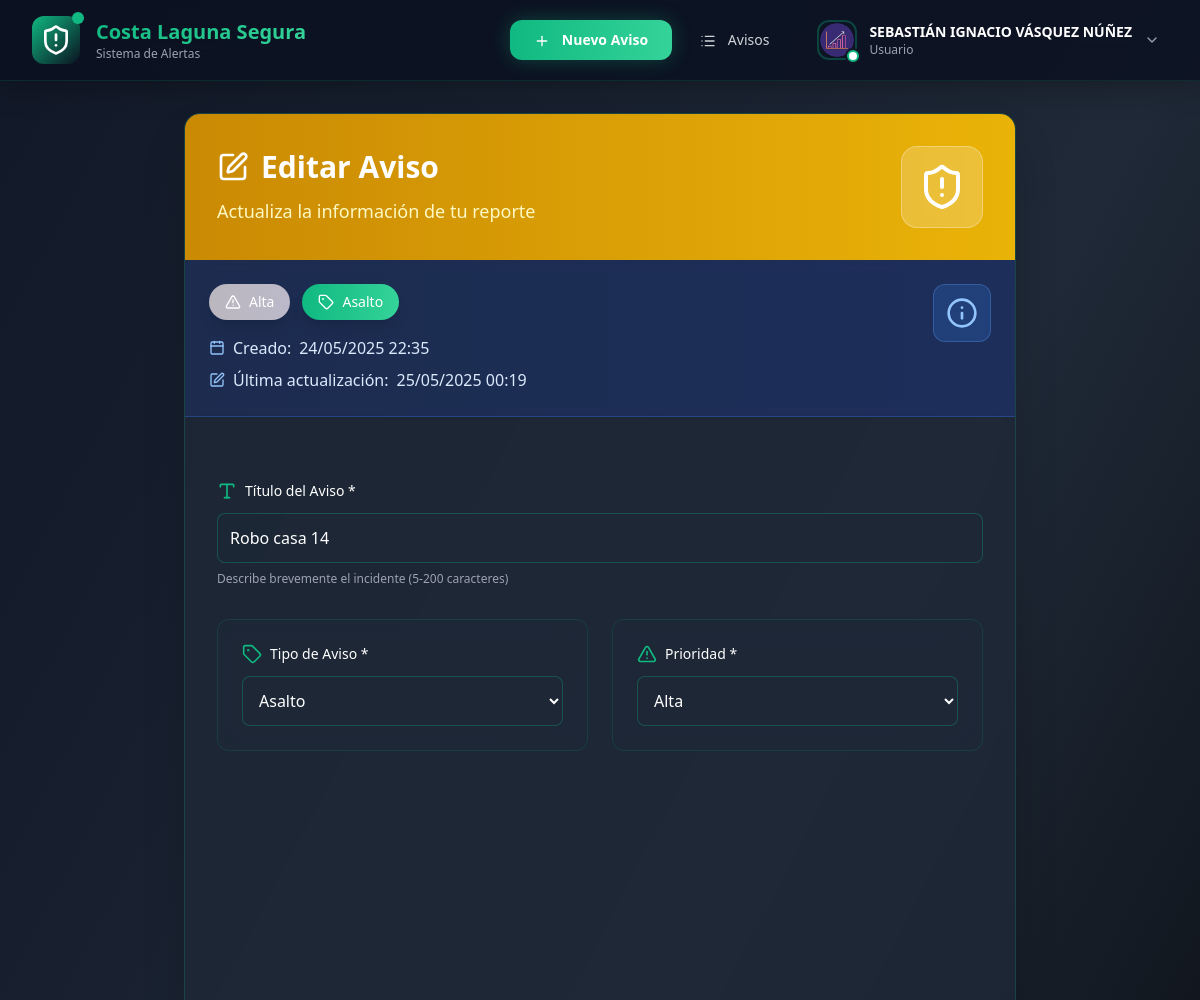
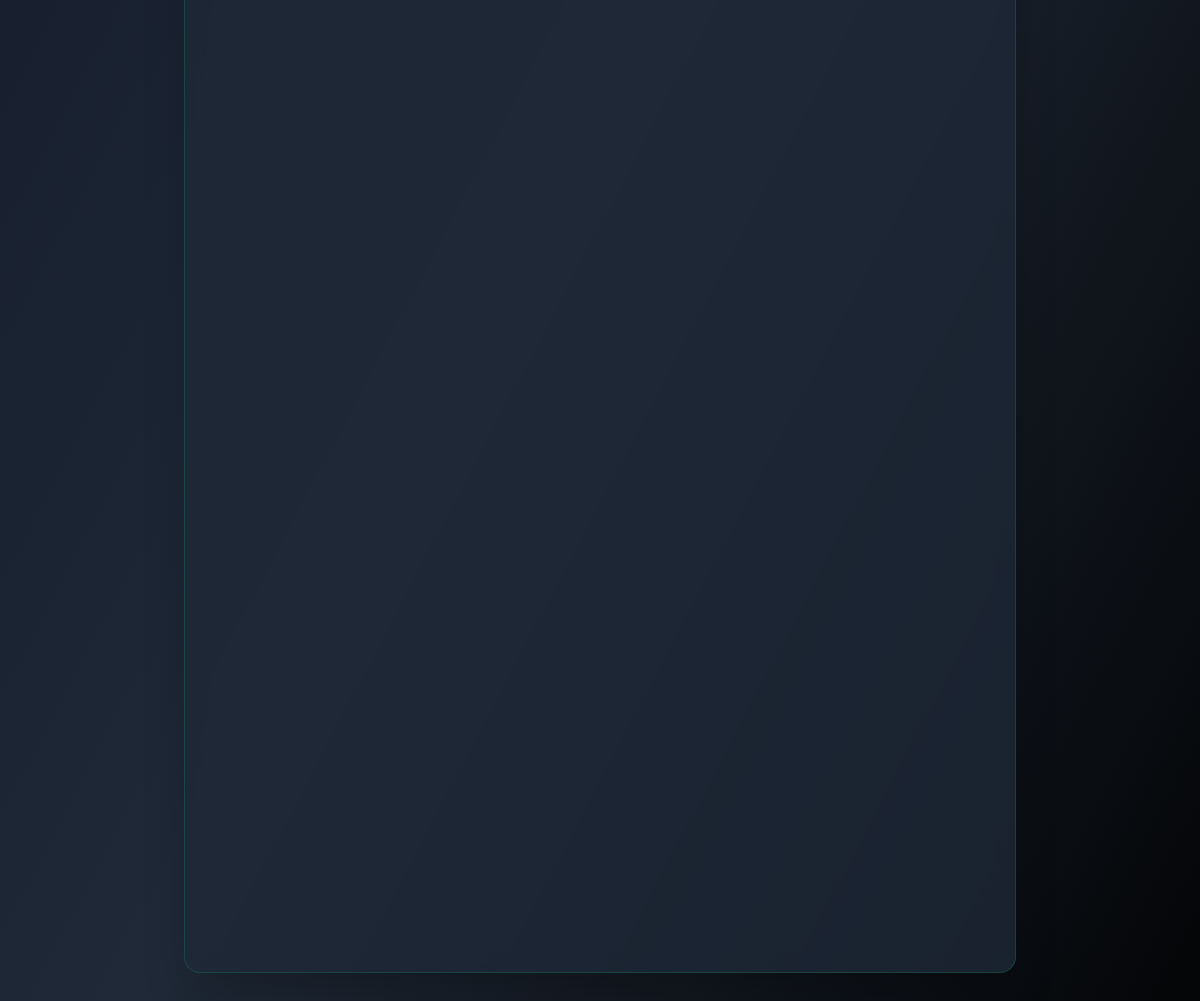
/aviso/1/editar/ (signed in), run on the app's committed database (2 pictures, top to bottom).
### avisos/models.py (models this page shows, shortened)
class PerfilUsuario(models.Model):
    usuario = models.OneToOneField(User, on_delete=models.CASCADE)
    rut = models.CharField(
        max_length=12,
        unique=True,
        validators=[
            RegexValidator(
                regex=r'^[0-9]{1,2}\.?[0-9]{3}\.?[0-9]{3}-[0-9Kk]$',
                message="Formato válido: 12.345.678-9 o 12345678-9"
            ),
            validar_rut_chileno
        ],
        help_text="Ingrese RUT en formato 12.345.678-9"
    )
    telefono = models.CharField(
        max_length=17,
        validators=[RegexValidator(
            regex=r'^(\+56|56)?9[0-9]{8}$',
            message="Formato válido: +56912345678 o 912345678"
        )],
        blank=True
    )
    foto_perfil = models.ImageField(
        upload_to=user_directory_path,
        blank=True,
        null=True,
        verbose_name="Foto de perfil",
        help_text="Imagen de perfil del usuario"
    )
    fecha_creacion = models.DateTimeField(auto_now_add=True)
    fecha_actualizacion = models.DateTimeField(auto_now=True)
    direccion = models.CharField(max_length=300, blank=True)
    sector = models.CharField(max_length=100, blank=True)
    notificaciones_email = models.BooleanField(default=True)
    verificado = models.BooleanField(default=False)
    fecha_creacion = models.DateTimeField(default=timezone.now)
    class Meta:
        verbose_name = 'Perfil de Usuario'
        verbose_name_plural = 'Perfiles de Usuarios'

class Aviso(models.Model):
    PRIORIDAD_CHOICES = [
        ('baja', 'Baja'),
        ('media', 'Media'),
        ('alta', 'Alta'),
        ('urgente', 'Urgente'),
    ]
    STATUS_CHOICES = [
        ('activo', 'Activo'),
        ('resuelto', 'Resuelto'),
        ('en_proceso', 'En Proceso'),
    ]
    titulo = models.CharField(
        max_length=200,
        validators=[MinLengthValidator(5, "El título debe tener al menos 5 caracteres")]
    )
    descripcion = models.TextField(
        validators=[MinLengthValidator(10, "La descripción debe tener al menos 10 caracteres")]
    )
    tipo = models.ForeignKey(
        TipoAviso,
        on_delete=models.CASCADE,
        related_name='avisos'
    )
    prioridad = models.CharField(max_length=10, choices=PRIORIDAD_CHOICES, default='media')
    status = models.CharField(max_length=15, choices=STATUS_CHOICES, default='activo')
    direccion = models.CharField(max_length=300)
    sector = models.CharField(
        max_length=100,
        help_text="Ej: Costa Laguna, Manzana A, Block 15"
    )
    telefono_regex = RegexValidator(
        regex=r'^(\+56|56)?9[0-9]{8}$',
        message="Formato válido: +56912345678 o 912345678 (celular chileno)"
    )
    telefono_contacto = models.CharField(
        validators=[telefono_regex],
        max_length=17,
        blank=True,
        help_text="Teléfono de contacto opcional"
    )
    usuario = models.ForeignKey(User, on_delete=models.CASCADE)
    fecha_creacion = models.DateTimeField(default=timezone.now)
    fecha_actualizacion = models.DateTimeField(auto_now=True)
    ip_creacion = models.GenericIPAddressField(null=True, blank=True)
    imagen = models.ImageField(upload_to='avisos/%Y/%m/', blank=True, null=True)
    es_anonimo = models.BooleanField(default=False)
    verificado_por_admin = models.BooleanField(default=False)
    activo = models.BooleanField(default=True)
    class Meta:
        ordering = ['-fecha_creacion']
        verbose_name = 'Aviso'
        verbose_name_plural = 'Avisos'
    def get_prioridad_bg_color(self):
        colors = {
            'baja': 'bg-green-100 text-green-800',
            'media': 'bg-yellow-100 text-yellow-800',
            'alta': 'bg-orange-100 text-orange-800',
            'urgente': 'bg-red-100 text-red-800'
        }
        return colors.get(self.prioridad, 'bg-gray-100 text-gray-800')
    def get_tipo_display(self):
        return self.tipo.get_nombre_display()

class TipoAviso(models.Model):
    TIPOS_CHOICES = [
        ('robo_casa', 'Robo a Casa'),
        ('robo_vehiculo', 'Robo de Vehículo'),
        ('asalto', 'Asalto'),
        ('vehiculo_sospechoso', 'Vehículo Sospechoso'),
        ('persona_sospechosa', 'Persona Sospechosa'),
        ('accidente', 'Accidente de Tránsito'),
        ('emergencia_medica', 'Emergencia Médica'),
        ('incendio', 'Incendio'),
        ('vandalismo', 'Vandalismo'),
        ('problema_electrico', 'Problema Eléctrico'),
        ('otros', 'Otros')
    ]
    ICONOS_MAP = {
        'robo_casa': 'home',
        'robo_vehiculo': 'car',
        'asalto': 'alert-triangle',
        'vehiculo_sospechoso': 'car',
        'persona_sospechosa': 'user-x',
        'accidente': 'zap',
        'emergencia_medica': 'heart',
        'incendio': 'flame',
        'vandalismo': 'hammer',
        'problema_electrico': 'zap',
        'otros': 'info'
    }
    COLORES_MAP = {
        'robo_casa': 'red',
        'robo_vehiculo': 'red',
        'asalto': 'red',
        'vehiculo_sospechoso': 'orange',
        'persona_sospechosa': 'orange',
        'accidente': 'yellow',
        'emergencia_medica': 'red',
        'incendio': 'red',
        'vandalismo': 'orange',
        'problema_electrico': 'yellow',
        'otros': 'gray'
    }
    nombre = models.CharField(max_length=50, choices=TIPOS_CHOICES, unique=True)
    descripcion = models.TextField(blank=True)
    activo = models.BooleanField(default=True)
    fecha_creacion = models.DateTimeField(auto_now_add=True)
    class Meta:
        verbose_name = 'Tipo de Aviso'
        verbose_name_plural = 'Tipos de Avisos'
        ordering = ['nombre']
    def get_display_name(self):
        return self.get_nombre_display()

### avisos/views.py (the view, shortened to what this page needs)
# urls.py: path('aviso/<int:pk>/editar/', views.AvisoUpdateView.as_view(), name='editar_aviso'),
@method_decorator([login_required, csrf_protect], name='dispatch')
class AvisoUpdateView(UserPassesTestMixin, UpdateView):
    model = Aviso
    form_class = AvisoForm
    template_name = 'editaravisos.html'
    def test_func(self):
        aviso = self.get_object()
        return self.request.user == aviso.usuario or self.request.user.is_staff

### templates/editaravisos.html (shortened to what this page needs)
<!DOCTYPE html>
<html lang="es">
<head>
    <script src="https://cdn.tailwindcss.com"></script>
</head>
<body class="bg-gradient-to-br from-costa-black via-costa-gray-dark to-black min-h-screen">
    <nav class="navbar-blur sticky top-0 z-50">
    <div class="max-w-7xl mx-auto px-4 sm:px-6 lg:px-8">
        <div class="flex justify-between items-center h-20">
            <div class="flex-shrink-0 flex items-center">
                <a href="{% url 'home' %}" class="flex items-center animate-fade-in group logo-glow">
                    <div class="relative mr-4">
                        <div class="p-2 bg-gradient-to-br from-costa-green to-costa-cyan rounded-xl group-hover:scale-110 transition-all duration-300">
                            <i data-lucide="shield-alert" class="h-8 w-8 text-white"></i>
                        </div>
                        <div class="absolute -top-1 -right-1 w-3 h-3 bg-costa-green rounded-full animate-ping notification-dot"></div>
                    </div>
                    <div class="hidden sm:block">
                        <h1 class="text-white text-xl font-bold text-gradient group-hover:scale-105 transition-transform">
                            Costa Laguna Segura
                        </h1>
                        <p class="text-xs text-gray-400 font-medium">Sistema de Alertas</p>
                    </div>
                </a>
            </div>
            <div class="hidden md:flex items-center space-x-6">
                {% if user.is_authenticated %}
                    <div class="flex items-center space-x-3">
                        <a href="{% url 'crear_aviso' %}" class="nav-item-hover bg-gradient-to-r from-costa-green to-costa-green-light text-white px-6 py-2.5 rounded-xl font-semibold text-sm button-glow group">
                            <i data-lucide="plus" class="inline h-4 w-4 mr-2 group-hover:rotate-90 transition-transform"></i>
                            Nuevo Aviso
                        </a>
                        <a href="{% url 'lista_avisos' %}" class="nav-item-hover text-gray-300 hover:text-white px-4 py-2 rounded-lg font-medium text-sm">
                            <i data-lucide="list" class="inline h-4 w-4 mr-2"></i>
                            Avisos
                        </a>
                    </div>
                    <div class="relative">
                        <button id="user-menu-button" type="button" class="flex items-center space-x-3 p-2 rounded-xl hover:bg-costa-gray-dark/30 transition-all group">
                            <div class="user-avatar">
                                {% if user.perfilusuario and user.perfilusuario.foto_perfil %}
                                    <img src="{{ user.perfilusuario.foto_perfil.url }}"
                                         alt="{{ user.get_full_name|default:user.username }}"
                                         class="w-10 h-10 rounded-xl object-cover border-2 border-costa-green/30">
                                {% endif %}
                                <div class="absolute -bottom-1 -right-1 w-4 h-4 bg-costa-green rounded-full border-2 border-costa-black flex items-center justify-center">
                                    <div class="w-2 h-2 bg-white rounded-full"></div>
                                </div>
                            </div>
                            <div class="hidden lg:block text-left">
                                <p class="text-sm font-semibold text-white group-hover:text-costa-green transition-colors">
                                    {{ user.get_full_name|default:user.username }}
                                </p>
                                <p class="text-xs text-gray-400">
                                    {% if user.is_staff %}Admin{% else %}Usuario{% endif %}
                                </p>
                            </div>
                            <i data-lucide="chevron-down" class="h-4 w-4 text-gray-400 group-hover:text-costa-green transition-all group-hover:rotate-180"></i>
                        </button>
                    </div>
                {% endif %}
            </div>
        </div>
    </div>
</nav>
    <div class="max-w-4xl mx-auto px-4 sm:px-6 lg:px-8 py-8">
        <div class="glassmorphism rounded-2xl shadow-2xl overflow-hidden animate-fade-in">
            <div class="bg-gradient-to-r from-yellow-600 to-yellow-500 text-white p-8">
                <div class="flex items-center justify-between">
                    <div>
                        <h1 class="text-3xl font-bold mb-3 flex items-center">
                            <i data-lucide="edit" class="h-8 w-8 mr-3 animate-float"></i>
                            Editar Aviso
                        </h1>
                        <p class="text-yellow-100 text-lg">Actualiza la información de tu reporte</p>
                    </div>
                    <div class="hidden lg:block">
                        <div class="bg-white/20 backdrop-blur-sm rounded-2xl p-4 border border-white/30">
                            <i data-lucide="shield-alert" class="h-12 w-12 animate-pulse-slow"></i>
                        </div>
                    </div>
                </div>
            </div>
            <div class="bg-gradient-to-r from-blue-900/30 to-blue-800/30 border-b border-blue-500/30 p-6 backdrop-blur-sm">
                <div class="flex items-start justify-between">
                    <div>
                        <div class="flex items-center space-x-3 mb-4">
                            <span class="inline-flex items-center px-4 py-2 rounded-full text-sm font-medium bg-gradient-to-r {{ object.get_prioridad_bg_color }} text-white shadow-lg">
                                <i data-lucide="alert-triangle" class="h-4 w-4 mr-2"></i>
                                {{ object.get_prioridad_display }}
                            </span>
                            <span class="inline-flex items-center px-4 py-2 rounded-full text-sm font-medium bg-gradient-to-r from-costa-green to-costa-green-light text-white shadow-lg">
                                <i data-lucide="tag" class="h-4 w-4 mr-2"></i>
                                {{ object.get_tipo_display }}
                            </span>
                        </div>
                        <div class="text-blue-100 space-y-2">
                            <p class="flex items-center">
                                <i data-lucide="calendar" class="h-4 w-4 mr-2 text-blue-300"></i>
                                <span class="font-medium">Creado:</span>
                                <span class="ml-2">{{ object.fecha_creacion|date:"d/m/Y H:i" }}</span>
                            </p>
                            {% if object.fecha_actualizacion != object.fecha_creacion %}
                            <p class="flex items-center">
                                <i data-lucide="edit" class="h-4 w-4 mr-2 text-blue-300"></i>
                                <span class="font-medium">Última actualización:</span>
                                <span class="ml-2">{{ object.fecha_actualizacion|date:"d/m/Y H:i" }}</span>
                            </p>
                            {% endif %}
                        </div>
                    </div>
                    <div class="hidden md:block p-3 bg-blue-500/20 rounded-xl border border-blue-400/30">
                        <i data-lucide="info" class="h-8 w-8 text-blue-300"></i>
                    </div>
                </div>
            </div>
            <form method="post" enctype="multipart/form-data" class="p-8 space-y-8" id="editar-aviso-form">
                <div class="animate-slide-up">
                    <label for="{{ form.titulo.id_for_label }}" class="block text-sm font-medium text-white mb-3 flex items-center">
                        <i data-lucide="type" class="h-5 w-5 mr-2 text-costa-green"></i>
                        Título del Aviso *
                    </label>
                    {{ form.titulo }}
                    <p class="mt-2 text-xs text-gray-400">Describe brevemente el incidente (5-200 caracteres)</p>
                </div>
                <div class="grid grid-cols-1 lg:grid-cols-2 gap-6 animate-slide-up" style="animation-delay: 0.1s;">
                    <div class="glassmorphism-light p-6 rounded-xl card-hover">
                        <label for="{{ form.tipo.id_for_label }}" class="block text-sm font-medium text-white mb-3 flex items-center">
                            <i data-lucide="tag" class="h-5 w-5 mr-2 text-costa-green"></i>
                            Tipo de Aviso *
                        </label>
                        {{ form.tipo }}
                    </div>
                    <div class="glassmorphism-light p-6 rounded-xl card-hover">
                        <label for="{{ form.prioridad.id_for_label }}" class="block text-sm font-medium text-white mb-3 flex items-center">
                            <i data-lucide="alert-triangle" class="h-5 w-5 mr-2 text-costa-green"></i>
                            Prioridad *
                        </label>
                        {{ form.prioridad }}
                    </div>
                </div>
            </form>
        </div>
    </div>
</body>
</html>

### data on the page
Aviso: prioridad "Alta", tipo "Asalto", fecha_creacion "24/05/2025 22:35", fecha_actualizacion "25/05/2025 00:19", titulo "Robo casa 14"

### other printed values
{{ user.get_full_name|default:user.username }} "SEBASTIÁN IGNACIO VÁSQUEZ NÚÑEZ"
